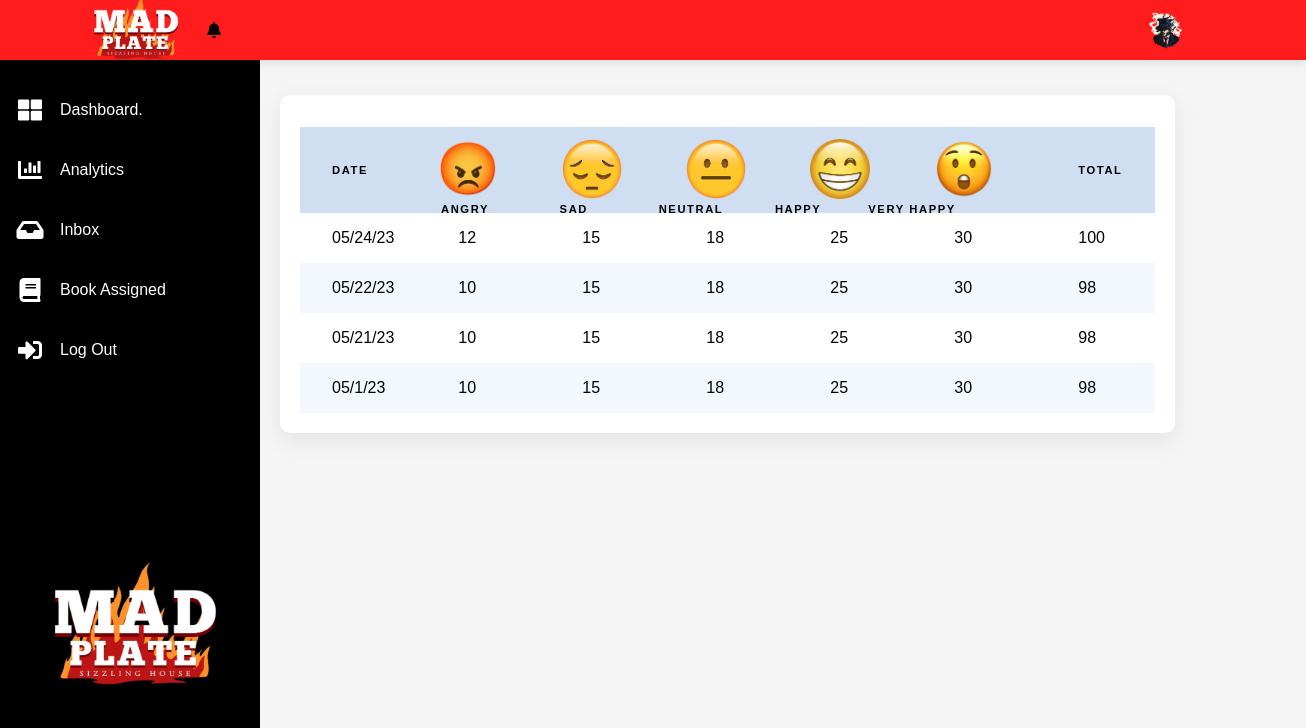
Page /public/db.php on the earlier database version.
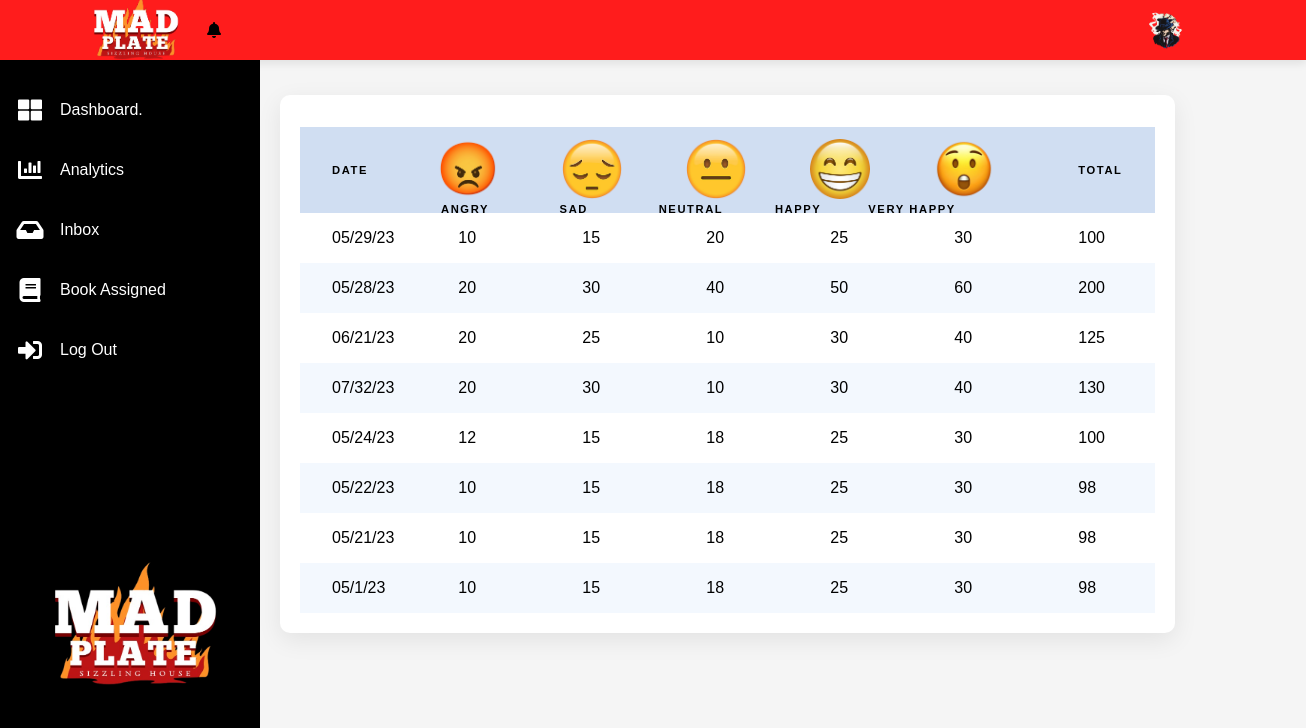
Same page on the later database version.
### tables this page shows
CREATE TABLE `data_analysis` (
  `id` int(250) NOT NULL,
  `date_range` varchar(500) NOT NULL,
  `angry` varchar(500) DEFAULT NULL,
  `sad` varchar(500) DEFAULT NULL,
  `neutral` varchar(500) DEFAULT NULL,
  `happy` varchar(500) DEFAULT NULL,
  `very_happy` varchar(500) DEFAULT NULL,
  `total` varchar(500) NOT NULL
);

### public/db.php (the view, shortened to what this page needs)
<?php
  include'../connect/connect.php';
?>
<!DOCTYPE html>
<html lang="en">
<head>
    <link rel="stylesheet" href="css/db.css">
    <link rel="stylesheet" href="https://use.fontawesome.com/releases/v5.15.4/css/all.css"/>
</head>
<body>
    <div class="container">
      <div class="topbar">
        <div class="logo">
          <img src="images/2.png" alt="Avatar" class="avatar">
        </div>
        <i class="fas fa-bell"></i>
        <div class="user">
          <img src="images/user.png" alt="">
        </div>
      </div>
      <div class="sidebar">
        <ul>
          <li>
            <a href="db.php">
              <i class="fas fa-th-large"></i>
              <div>Dashboard.</div>
            </a>
          </li>
          <li>
            <a href="chart.php">
              <i class="fas fa-chart-bar"></i>
              <div>Analytics</div>
            </a>
          </li>
          <li>
            <a href="inbox.php">
              <i class="fas fa-inbox"></i>
              <div>Inbox</div>
            </a>
          </li>
          <li>
            <a href="book_assigned.php">
              <i class="fas fa-book"></i>
              <div>Book Assigned</div>
            </a>
          </li>
          <li>
            <a href="index.html">
              <i class="fas fa-sign-in-alt"></i>
              <div>Log Out</div>
            </a>
          </li>
        </ul>
        <div class="logo">
          <img src="images/2.png" alt="Avtr" class="avtr">
        </div>
      </div>
      <div class="main">
        <div class="cards">
          <div class="card">
            <div class="table">
              <table>
                <thead>
                  <tr>
                    <th>Date</th>
                    <th><img src="images/Angry 1.png"> </th>
                    <p>Angry&nbsp;&nbsp;&nbsp;&nbsp;&nbsp;&nbsp;&nbsp;&nbsp;&nbsp;&nbsp;&nbsp;&nbsp;&nbsp;&nbsp;&nbsp;Sad
                    &nbsp;&nbsp;&nbsp;&nbsp;&nbsp;&nbsp;&nbsp;&nbsp;&nbsp;&nbsp;&nbsp;&nbsp;&nbsp;&nbsp;Neutral
                    &nbsp;&nbsp;&nbsp;&nbsp;&nbsp;&nbsp;&nbsp;&nbsp;&nbsp;&nbsp;Happy
                    &nbsp;&nbsp;&nbsp;&nbsp;&nbsp;&nbsp;&nbsp;&nbsp;&nbsp;Very Happy</p>
                    <th><img src="images/Sad.png"> </th>
                    <th><img src="images/Neutral.png"> </th>
                    <th><img src="images/Happy.png"> </th>
                    <th><img src="images/Very Happy.png"> </th>
                    <th>TOTAL</th>
                  </tr>
                </thead>
                <tbody>
                  <?php
                    $sql = "SELECT * FROM data_analysis ORDER BY id DESC";
                      $result = $conn->query($sql);
                      if ($result->num_rows > 0) {
                        while($row = $result->fetch_assoc()) {
                          ?>
                            <tr>
                               <td><?php echo$row['date_range']?></td>
                               <td><?php echo$row['angry']?></td>
                               <td><?php echo$row['sad']?></td>
                               <td><?php echo$row['neutral']?></td>
                               <td><?php echo$row['happy']?></td>
                               <td><?php echo$row['very_happy']?></td>
                               <td><?php echo$row['total']?></td>
                            </tr>
                          <?php
                        }
                      } else {
                        echo "0 results";
                      }
                  ?>
                </tbody>
              </table>
            </div>
          </div>
        </div>
        </div>
      </div>
</body>
</html>

### public/css/db.css (style rules this page uses)
* { padding: 0; margin: 0; box-sizing: border-box; font-family: 'poppins', sans-serif; }
.topbar { position: fixed; background: #ff1c1c; box-shadow: 0 4px 8px 0 rgba(0, 0, 0, 0.08); width: 100%; height: 60px; padding: 0 20px; display: grid; grid-template-columns: 2fr 10fr 0.4fr 1fr; align-items: center; z-index: 1; }
.logo { color: black; }
img.avatar { border-radius: 50%; width: 130px; border-radius: 50%; background-position: left; background-repeat: no-repeat; position: absolute; left: 71px; top: -6px }
img.avtr { width: 250px; background-position: left; background-repeat: no-repeat; position: absolute; left: 10px; bottom: 100px }
.user { position: relative; width: 50px; height: 50px; }
.user img { position: absolute; top: 0; left: 0; height: 100%; width: 100%; object-fit: cover; }
.sidebar { position: fixed; top: 60px; width: 260px; height: calc(100% - 60px); background: #000; overflow-x: hidden ; }
.sidebar ul { margin-top: 20px; }
.sidebar ul li { width: 100%; list-style: none; }
.sidebar ul li a { width: 100%; text-decoration: none; color: #fff; height: 60px; display: flex; align-items: center; }
.sidebar ul li a i { min-width: 60px; font-size: 24px; text-align: center; }
.main { position: absolute; top: 60px; width: calc(100% - 260px); left: 260px; min-height: calc(100vh - 60px); background: #f5f5f5; }
.cards { width: 100%; padding: 35px 20px; display: grid; grid-template-columns: repeat(4, 1fr); grid-gap: 20px; }
.cards .card { padding: 20px; display: flex; align-items: center; justify-content: space-between; background: #fff; border-radius: 10px; box-shadow: 0 7px 25px 0 rgba(0, 0, 0, 0.08); }
.table { display: grid; height: auto; justify-content: center; align-items: center; color:rgb(0, 0, 0); }
table { border-collapse: collapse; text-align: left; background-color: rgb(255, 255, 255); }
.table img { width: 60px; position: relative; left:-20px; }
p { font-size: 0.7rem; font-weight: 900; text-transform: uppercase; letter-spacing: 0.1rem; position: relative; text-align: left; left: 141px; top: 88px; }
th { background-color: #d0def2; padding: 0.75rem 2rem; text-transform: uppercase; letter-spacing: 0.1rem; font-size: 0.7rem; font-weight: 900; }
td { padding: 1rem 2rem; }
tr:nth-child(even) { background-color: #f3f8fe; }

Differences in the rows shown:
added data_analysis: date_range "05/29/23", angry "10", sad "15", neutral "20", happy "25", very_happy "30", total "100"
added data_analysis: date_range "05/28/23", angry "20", sad "30", neutral "40", happy "50", very_happy "60", total "200"
added data_analysis: date_range "06/21/23", angry "20", sad "25", neutral "10", happy "30", very_happy "40", total "125"
added data_analysis: date_range "07/32/23", angry "20", sad "30", neutral "10", happy "30", very_happy "40", total "130"
